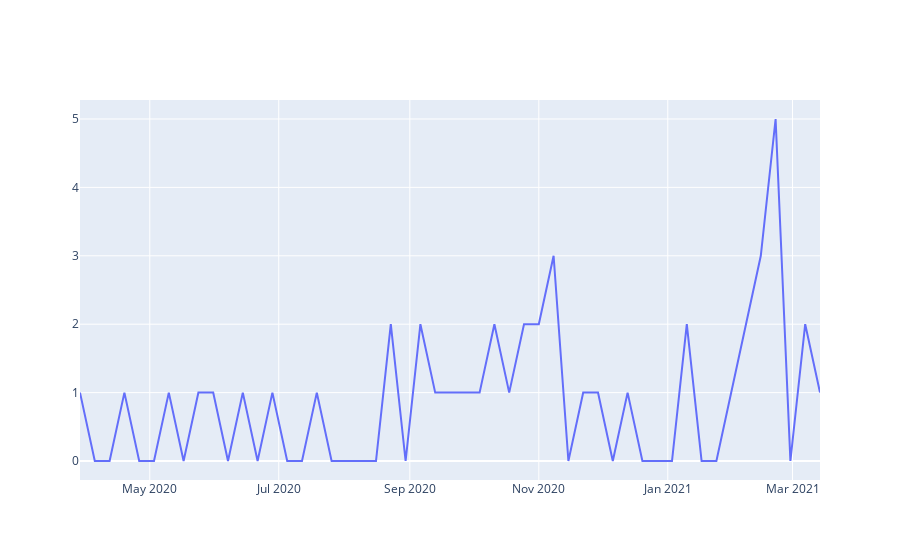

The code cell stored with this chart in its notebook:
### Code cell
fig = go.Figure()

fig.add_trace(
    go.Scatter(
        x=news_df.datetime,
        y=news_df.article_count
    )
)

fig.show()
